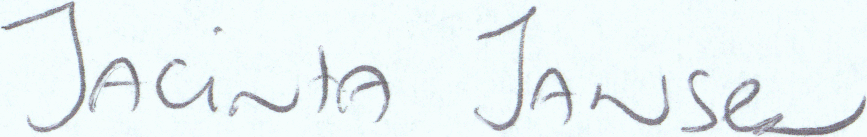
#> input picture Train_Test/017_reference/13_017.PNG, 867 x 137 px, found by its file name; its folder holds 4 pictures in this run
$ jupyter execute --allow-errors ORB_Train_Test.ipynb
#> lines starting #> are read from the running program, lines starting #| are printed output that depends on the picture
[cell 1]
import os
import numpy as np
import cv2
from matplotlib import pyplot as plt
import scipy.io as sio
import sys
import numpy as np
import platform
import statistics


def apply_FAST(source):
    #here fast is only used for detecting the keypoints but later on BRIEF will be used for the
    img = cv2.imread(source,0)
    # [7 lines of commented-out code are left out]
    orb = cv2.xfeatures2d.SIFT_create()
    kp = orb.detect(img, None)


    # Initiate BRIEF extractor
    #brief = cv2.xfeatures2d.BriefDescriptorExtractor_create()
    #kp1, des1 = brief.compute(img, kp)

    kp1, des1 = orb.compute(img, kp)

    return kp1, des1


def MATCH_CUSTOM(input1, input2):
    name = input1.split("_")
    number_of_matches = 20;
    k1, d1 = apply_FAST(input1)
    k2, d2 = apply_FAST(input2)


    #print("Feature Lengths", len(k1), len(k2))
    # create BFMatcher object
    bf = cv2.BFMatcher(cv2.NORM_L2, crossCheck=False)
    # Match descriptors.
    #matches = bf.match(d1,d2)
    matches = bf.knnMatch(d1,d2, k=2)
    # Sort them in the order of their distance.
    #matches = sorted(matches, key = lambda x:x.distance)


    # Apply ratio test
    good = []
    for m,n in matches:
        if m.distance < 0.75 * n.distance:
            good.append([m])


    #print("Good Length: ", len(good))
    print("For entry ", name[0],"between", input1, "and ", input2," Feature Lengths", len(k1), len(k2), "Maches : ", len(good))
    return len(good)

    # [8 lines of commented-out code are left out]
def files(path):
    for file in os.listdir(path):
        if os.path.isfile(os.path.join(path, file)):
            yield file


print(sys.version)
platform.python_version()
PWD1 = "017_reference"
entries = list()
file_list = files(PWD1)
for file in file_list:
    if "PNG" in file:
        #print(file)
        entries.append(file)
print(entries)


#Training Stage
match_values = list()
number_of_entries = len(entries)
data = list()
for i in range(0, number_of_entries):
    for j in range(i+1, number_of_entries):
        #print(i, j)
        match_values.append(MATCH_CUSTOM(PWD1 + "\\" + entries[i],PWD1 + "\\" +  entries[j]))
#> in apply_FAST, `kp = orb.detect(img, None)`: kp = 417 keypoints; strongest (x, y, size): (533, 10, 4.7), (593, 106, 4), (213, 109, 4.2), (6, 28, 3)
#> in apply_FAST, `kp1, des1 = orb.compute(img, kp)`: kp1 has the same summary as kp
#> in MATCH_CUSTOM, `k1, d1 = apply_FAST(input1)`:
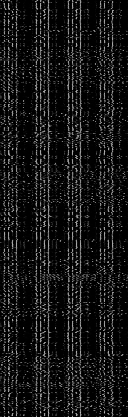
#> d1: shape (417, 128) float32; min 0, max 186, mean 21.6
#> in MATCH_CUSTOM, `k1, d1 = apply_FAST(input1)`: k1 has the same summary as kp in apply_FAST
#> call 2 of apply_FAST, with source = '017_reference\\14_017.PNG'
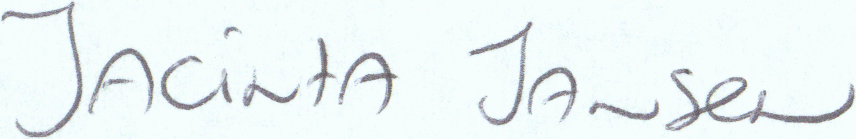
#> input picture Train_Test/017_reference/14_017.PNG, 856 x 139 px, found by its file name
#> in apply_FAST (call 2), `kp = orb.detect(img, None)`: kp = 392 keypoints; strongest (x, y, size): (687, 71, 3.8), (473, 53, 3.4), (593, 110, 4.9), (388, 76, 7.7)
#> in apply_FAST (call 2), `kp1, des1 = orb.compute(img, kp)`: kp1 has the same summary as kp
#> in MATCH_CUSTOM, `k2, d2 = apply_FAST(input2)`:
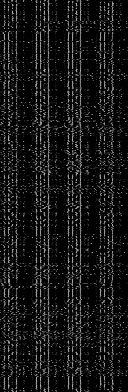
#> d2: shape (392, 128) float32; min 0, max 175, mean 21.5
#> in MATCH_CUSTOM, `k2, d2 = apply_FAST(input2)`: k2 has the same summary as kp in apply_FAST
#> in MATCH_CUSTOM, `matches = bf.knnMatch(d1,d2, k=2)`: matches = 417 matches
#> after the loop in MATCH_CUSTOM, `for m,n in matches:`: good = 49 matches
#| For entry  017 between 017_reference\13_017.PNG and  017_reference\14_017.PNG  Feature Lengths 417 392 Maches :  49
        data.append([i,j,match_values[len(match_values)-1]])
#> pass 2 of the loop `for i in range(0, number_of_entries):`:
#> name = ['017', 'reference\\14', '017.PNG']
#> k1 has the same summary as kp in apply_FAST
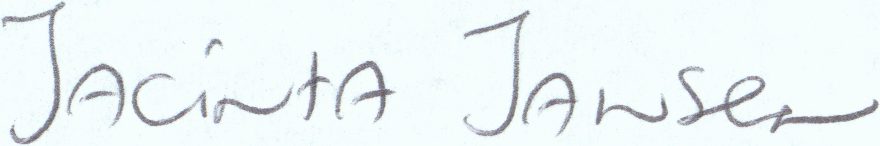
#> input picture Train_Test/017_reference/15_017.PNG, 880 x 146 px, found by its file name
#> img: shape (146, 880)
#> kp = 441 keypoints; strongest (x, y, size): (663, 104, 3.8), (383, 92, 8.9), (598, 121, 4.1), (552, 102, 5.1)
#> kp1 has the same summary as kp
#> in MATCH_CUSTOM (call 4), `k2, d2 = apply_FAST(input2)`:
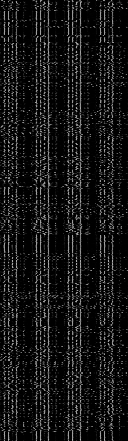
#> d2: shape (441, 128) float32; min 0, max 180, mean 21.3
#> k2 has the same summary as kp in apply_FAST
#> matches = 392 matches
#> after the loop in MATCH_CUSTOM (call 4), `for m,n in matches:`: good = 59 matches
#| For entry  017 between 017_reference\14_017.PNG and  017_reference\15_017.PNG  Feature Lengths 392 441 Maches :  59
#> pass 3 of the loop `for i in range(0, number_of_entries):`:
#> name = ['017', 'reference\\15', '017.PNG']
#> k1 has the same summary as kp in apply_FAST
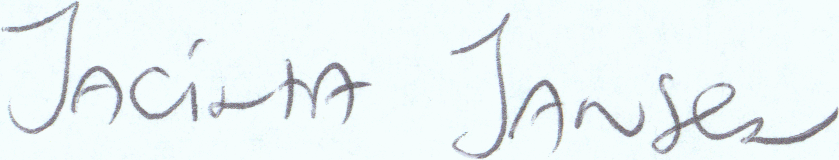
#> input picture Train_Test/017_reference/16_017.PNG, 839 x 160 px, found by its file name
#> img: shape (160, 839)
#> kp = 445 keypoints; strongest (x, y, size): (157, 69, 4), (511, 135, 3.9), (291, 81, 8.1), (507, 16, 3.5)
#> kp1 has the same summary as kp
#> in MATCH_CUSTOM (call 6), `k2, d2 = apply_FAST(input2)`:
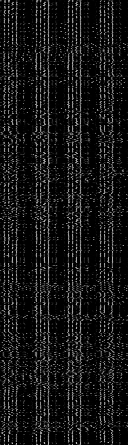
#> d2: shape (445, 128) float32; min 0, max 196, mean 21.5
#> k2 has the same summary as kp in apply_FAST
#> matches = 441 matches
#> after the loop in MATCH_CUSTOM (call 6), `for m,n in matches:`: good = 52 matches
#| For entry  017 between 017_reference\15_017.PNG and  017_reference\16_017.PNG  Feature Lengths 441 445 Maches :  52
#> the loop made 4 passes; the first 3 are shown
print(match_values)
print(data)

mean_ = int(sum(match_values)/len(match_values))
std_dev = int(statistics.stdev(match_values))

diff = -1;
reference = None
index = -5
mean_new = -5
for x in range(0, len(match_values)):
    if match_values[x] > diff:
        diff = match_values[x]
        reference = entries[data[x][0]]
        index = x
print(reference)
print("Std dev:" +str(std_dev))
print("Mean" + str(mean_) + "\n \n\n _______________________Training Stage ends here______________________\n\n\n")


#TestingStage
#Confustion_Matrix_base
TP_true_positive  = 0
FN_false_negative = 0
FP_false_positive = 0
TN_true_negative  = 0


PWD2 = "017_questioned"
entries = list()
file_list = files(PWD2)
#> (the rest of this cell did not finish here and is left out)
